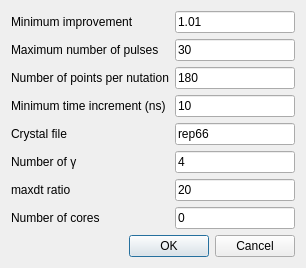
<?xml version="1.0" encoding="UTF-8"?>
<ui version="4.0">
 <class>Dialog</class>
 <widget class="QDialog" name="Dialog">
  <property name="geometry">
   <rect>
    <x>0</x>
    <y>0</y>
    <width>290</width>
    <height>251</height>
   </rect>
  </property>
  <property name="sizePolicy">
   <sizepolicy hsizetype="Preferred" vsizetype="Minimum">
    <horstretch>0</horstretch>
    <verstretch>0</verstretch>
   </sizepolicy>
  </property>
  <property name="maximumSize">
   <size>
    <width>16777215</width>
    <height>251</height>
   </size>
  </property>
  <property name="windowTitle">
   <string>Advanced options</string>
  </property>
  <layout class="QVBoxLayout" name="verticalLayout">
   <item>
    <layout class="QGridLayout" name="gridLayout" columnstretch="0,1" columnminimumwidth="0,1">
     <item row="5" column="0">
      <widget class="QLabel" name="label_6">
       <property name="text">
        <string>Number of γ</string>
       </property>
      </widget>
     </item>
     <item row="6" column="0">
      <widget class="QLabel" name="label_4">
       <property name="text">
        <string>maxdt ratio</string>
       </property>
      </widget>
     </item>
     <item row="3" column="1">
      <widget class="QLineEdit" name="lineEdit_4">
       <property name="minimumSize">
        <size>
         <width>120</width>
         <height>0</height>
        </size>
       </property>
       <property name="text">
        <string>10</string>
       </property>
      </widget>
     </item>
     <item row="5" column="1">
      <widget class="QLineEdit" name="lineEdit_6">
       <property name="minimumSize">
        <size>
         <width>120</width>
         <height>0</height>
        </size>
       </property>
       <property name="text">
        <string>4</string>
       </property>
      </widget>
     </item>
     <item row="3" column="0">
      <widget class="QLabel" name="label_7">
       <property name="text">
        <string>Minimum time increment (ns)</string>
       </property>
      </widget>
     </item>
     <item row="0" column="1">
      <widget class="QLineEdit" name="lineEdit">
       <property name="minimumSize">
        <size>
         <width>120</width>
         <height>0</height>
        </size>
       </property>
       <property name="text">
        <string>1.01</string>
       </property>
      </widget>
     </item>
     <item row="2" column="0">
      <widget class="QLabel" name="label_3">
       <property name="text">
        <string>Number of points per nutation</string>
       </property>
      </widget>
     </item>
     <item row="4" column="0">
      <widget class="QLabel" name="label_5">
       <property name="text">
        <string>Crystal file</string>
       </property>
      </widget>
     </item>
     <item row="4" column="1">
      <widget class="QLineEdit" name="lineEdit_5">
       <property name="minimumSize">
        <size>
         <width>120</width>
         <height>0</height>
        </size>
       </property>
       <property name="text">
        <string>rep66</string>
       </property>
      </widget>
     </item>
     <item row="6" column="1">
      <widget class="QLineEdit" name="lineEdit_7">
       <property name="minimumSize">
        <size>
         <width>120</width>
         <height>0</height>
        </size>
       </property>
       <property name="text">
        <string>20</string>
       </property>
      </widget>
     </item>
     <item row="7" column="0">
      <widget class="QLabel" name="label_8">
       <property name="text">
        <string>Number of cores</string>
       </property>
      </widget>
     </item>
     <item row="1" column="0">
      <widget class="QLabel" name="label_2">
       <property name="text">
        <string>Maximum number of pulses</string>
       </property>
      </widget>
     </item>
     <item row="0" column="0">
      <widget class="QLabel" name="label">
       <property name="text">
        <string>Minimum improvement</string>
       </property>
      </widget>
     </item>
     <item row="1" column="1">
      <widget class="QLineEdit" name="lineEdit_2">
       <property name="minimumSize">
        <size>
         <width>120</width>
         <height>0</height>
        </size>
       </property>
       <property name="text">
        <string>30</string>
       </property>
      </widget>
     </item>
     <item row="7" column="1">
      <widget class="QLineEdit" name="lineEdit_8">
       <property name="minimumSize">
        <size>
         <width>120</width>
         <height>0</height>
        </size>
       </property>
       <property name="text">
        <string>0</string>
       </property>
      </widget>
     </item>
     <item row="2" column="1">
      <widget class="QLineEdit" name="lineEdit_3">
       <property name="minimumSize">
        <size>
         <width>120</width>
         <height>0</height>
        </size>
       </property>
       <property name="text">
        <string>180</string>
       </property>
      </widget>
     </item>
    </layout>
   </item>
   <item alignment="Qt::AlignRight">
    <widget class="QDialogButtonBox" name="buttonBox">
     <property name="standardButtons">
      <set>QDialogButtonBox::Cancel|QDialogButtonBox::Ok</set>
     </property>
    </widget>
   </item>
  </layout>
 </widget>
 <resources/>
 <connections/>
</ui>
